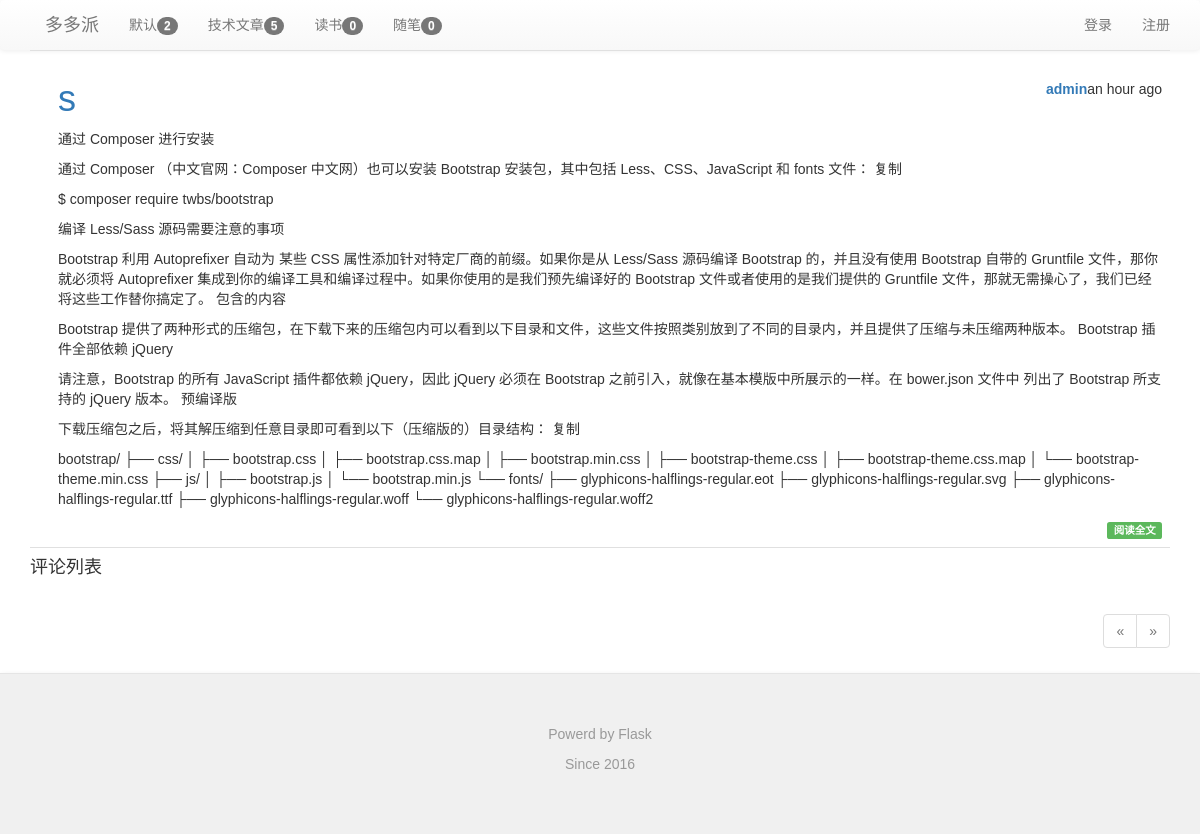
Screenshot of /post/8 with the database file from the repository.
### app/models.py (models this page shows, shortened)
class Category(db.Model):
    __tablename__ = 'categories'
    id = db.Column(db.Integer,primary_key=True)
    name = db.Column(db.String(64),unique=True)
    posts = db.relationship('Post',backref='category',lazy='dynamic')

class Post(db.Model):
    __tablename__ = 'posts'
    id = db.Column(db.Integer,primary_key=True)
    title = db.Column(db.Text(128))
    body = db.Column(db.Text)
    body_html = db.Column(db.Text)
    timestamp = db.Column(db.DateTime,index=True,default=datetime.utcnow)
    auth_id = db.Column(db.Integer,db.ForeignKey('users.id'))
    category_id = db.Column(db.Integer,db.ForeignKey('categories.id'))
    comments = db.relationship('Comment',backref='post',lazy='dynamic')
    visits = db.Column(db.Integer,nullable=False,default=int(10))

class User(UserMixin, db.Model):
    __tablename__ = 'users'
    id = db.Column(db.Integer, primary_key=True)
    email = db.Column(db.String(64), unique=True, index=True)
    username = db.Column(db.String(64), unique=True, index=True)
    role_id = db.Column(db.Integer, db.ForeignKey('roles.id'))
    password_hash = db.Column(db.String(128))
    confirmed = db.Column(db.Boolean, default=False)
    name = db.Column(db.String(64))
    location = db.Column(db.String(64))
    about_me = db.Column(db.Text())
    member_since = db.Column(db.DateTime(), default=datetime.utcnow)
    last_seen = db.Column(db.DateTime(), default=datetime.utcnow)
    posts = db.relationship('Post',backref='author',lazy='dynamic')
    followed = db.relationship('Follow',
                               foreign_keys=[Follow.follower_id],
                               backref=db.backref('follower',lazy='joined'),
                               lazy='dynamic',cascade='all,delete-orphan')
    followers = db.relationship('Follow',
                                foreign_keys=[Follow.followed_id],
                                backref=db.backref('followed',lazy='joined'),
                                lazy='dynamic',cascade='all,delete-orphan')
    sendto = db.relationship('Message',
                             foreign_keys=[Message.sendto_id],
                             backref=db.backref('sendto',lazy='joined'),
                             lazy='dynamic',cascade='all,delete-orphan'
                             )
    author = db.relationship('Message',
                             foreign_keys=[Message.author_id],
                             backref=db.backref('author',lazy='joined'),
                             lazy='dynamic',cascade='all,delete-orphan'
                             )
    comments = db.relationship('Comment',backref='author',lazy='dynamic')
    starposts = db.relationship('Post',secondary='stars',backref=db.backref('stared',lazy='joined'),lazy='joined')
    @property
    def password(self):
        raise AttributeError('password is not a readable attribute')

### app/main/views.py (the view, shortened to what this page needs)
@main.route('/post/<int:id>',methods=['GET','POST'])
def post(id):
    post = Post.query.get_or_404(id)
    post.visits += int(1)
    print 'visit plus 1'
    form = CommentForm()
    page = request.args.get('page',1,type=int)
    if page == -1:
        page = (post.comments.count()-1) // \
            current_app.config['FLASKY_COMMENTS_PER_PAGE']+1
    pagination = post.comments.order_by(Comment.timestamp.asc()).paginate(
        page,per_page=current_app.config['FLASKY_COMMENTS_PER_PAGE'],
        error_out = False
    )
    comments = pagination.items
    return render_template('post.html',posts=[post],form=form,
                           comments=comments,pagination=pagination,post=post)

### app/auth/views.py (called while the page is built)
@auth.before_app_request
def before_request():
    if current_user.is_authenticated:
        current_user.ping()
        if not current_user.confirmed \
            and request.endpoint[:5] != 'auth.' \
            and request.endpoint != 'static':
            return redirect(url_for('auth.unconfirmed'))

### app/main/__init__.py (called while the page is built)
@main.app_context_processor
def inject_permission():
    return dict(Permission=Permission)

### app/main/views.py (called while the page is built)
@main.before_app_request
def before_request(): #定义全局变量
    g.categories=Category.query.all()
    g.hotpost = Post.query.order_by(Post.visits.desc()).all()

@main.after_app_request
def after_request(response):
    for query in get_debug_queries():
        if query.duration >= current_app.config['FLASKY_SLOW_DB_QUERY_TIME']:
            current_app.logger.warning(
                'Slow query:%s\nParameters: %s\nDuration: %fs\nContext: %s\n'
                %(query.statement,query.parameters,query.duration,query.context)
            )
    return response

### app/models.py (called while the page is built)
    def can(self, permissions):
        return False

### app/templates/post.html (shortened to what this page needs)
{% extends "base.html" %}
{% import "bootstrap/wtf.html" as wtf %}
{% import "_macros.html" as macros %}
{% block page_content %}
{% include "_posts.html" %}
<h4 id="comments">评论列表</h4>
{% if pagination %}
<div class="pagination">
    {{ macros.pagination_widget(pagination,'.post',fragment='#comments',id=posts[0].id)}}
</div>
{% endif %}
{% endblock %}

### app/templates/base.html (shortened to what this page needs)
{% extends "bootstrap/base.html" %}
{% block head %}
{{ super() }}
<link rel="stylesheet" type="text/css" href="{{ url_for('static', filename='css/bootstrap.css') }}">
<link rel="stylesheet" type="text/css" href="{{ url_for('static', filename='css/bootstrap.min.css') }}">
<link rel="stylesheet" type="text/css" href="{{ url_for('static', filename='css/bootstrap-theme.css') }}">
<link rel="stylesheet" type="text/css" href="{{ url_for('static', filename='css/bootstrap-theme.min.css') }}">
<link rel="stylesheet" type="text/css" href="{{ url_for('static', filename='styles.css') }}">
{% endblock %}
{% block navbar %}
<div class="nav navbar-default">
    <div class="container">
        <div class="navbar-header">
            <a class="navbar-brand" href="/">多多派</a>
        </div>
            <ul class="nav navbar-nav">
            {% for category in g.categories %}
                <li><a href="{{ url_for('main.category',id=category.id)}}">{{category.name}}<span class="badge">{{category.posts.count()}}</span></a></li>
            {% endfor %}
            </ul>
            <ul class="nav navbar-nav navbar-right">
                <li><a href="{{url_for('auth.register')}}">注册</a></li>
            </ul>
            <ul class="nav navbar-nav navbar-right">
                {% if current_user.is_authenticated %}
                <li class="dropdown">
                    <a href="#" class="dropdown-toggle" data-toggle="dropdown">{{current_user.username}}的账号<b class="caret"></b></a>
                    <ul class="dropdown-menu">
                        <li><a href="{{ url_for('auth.change_password') }}">修改密码</a></li>
                        <li><a href="{{ url_for('auth.change_email_request') }}">修改邮箱</a></li>
                        <li><a href="{{ url_for('main.profile',username=current_user.username) }}">用户资料</a></li>
                        <li><a href="{{ url_for('auth.logout') }}">退出登录</a></li>
                    </ul>
                </li>
                {% else %}
                <li><a href="{{ url_for('auth.login') }}">登录</a></li>
                {% endif %}
             </ul>
        </div>
   </div>
{% endblock %}
{% block content %}
<div class="container">
    {% block page_content %}{% endblock %}
</div>
<div class="nav navbar-default">
  <footer class="blog-footer">
      <p>Powerd by Flask</p>
      <p>Since 2016</p>
  </footer>
</div>
{% endblock %}

### app/templates/_posts.html (shortened to what this page needs)
<ul class="posts">
    {% for post in posts %}
    <li class="post">
        <div class="post-content">
            <div class="post-date">{{ moment(post.timestamp).fromNow() }}</div>
            <div class="post-auth"><a href="{{ url_for('.profile',username=post.author.username) }}">{{ post.author.username }}</a></div>
            <div class="post-title text-primary">
                {% if post.title %}
                <h1>{{ post.title }}</h1>
                {% endif %}
            </div>
            <div class="post-body">
                {% if post.body_html %}
                    {{ post.body_html| safe }}
                {% else %}
                    {{ post.body }}
                {% endif %}
            </div>
            <div class="post-footer">
                <a href="{{ url_for('.post',id=post.id) }}">
                    <span class="label label-success">阅读全文</span>
                </a>
            </div>
        </div>
    </li>
    {% endfor %}
</ul>

### app/static/styles.css (style rules this page uses)
body,button, input, select, textarea,h1 ,h2, h3, h4, h5, h6 { font-family: Microsoft YaHei , Tahoma, Helvetica, Arial, "\5b8b\4f53"; }
ul.posts { list-style-type: none; padding: 0px; margin: 0px 0px 0px 0px; border-top: 1px solid #e0e0e0; }
ul.posts li.post { padding: 8px; border-bottom: 1px solid #e0e0e0; }
div.post-date { float: right; }
div.post-auth { float: right; font-weight: bold; }
div.post-content { margin-left: 20px; min-height: 20px; }
div.post-footer { text-align:right; }
div.pagination { width: 100%; text-align: right; padding: 0px; margin: 0px; }
footer.blog-footer { padding: 50px; color: #999; text-align: center; background-color: #f0f0f0; border-top: 1px solid #e5e5e5; }

### rows the page displays
Category: name "默认", posts.count "2"
Category: name "技术文章", posts.count "5"
Category: name "读书", posts.count "0"
Category: name "随笔", posts.count "0"
Post: timestamp "an hour ago", author.username "admin", title "s", body_html "通过 Composer 进行安装 通过 Composer （中文官网：Composer 中文网）也可以安装 Bootstrap 安装包，其中包括 Less、CSS、JavaScript 和 fonts 文件： 复制 $ composer require twbs/bootstrap 编译 Less/Sass 源码需要注意的事项 Bootstrap 利用 Autoprefixer 自动为 某些 CSS 属性添加针对特定厂商的前缀。如果你是从 Less/Sass 源码编译 Bootstrap 的，并且没有使用 Bootstrap 自带的 Gruntfile 文件，那你就必须将 Autoprefixer 集成到你的编译工具和编译过程中。如果你使用的是我们预先编译好的 Bootstrap 文件或者使用的是我们提供的 Gruntfile 文件，那就无需操心了，我们已经将这些工作替你搞定了。 包含的内容 Bootstrap 提供了两种形式的压缩包，在下载下来的压缩包内可以看到以下目录和文件，这些文件按照类别放到了不同的目录内，并且提供了压缩与未压缩两种版本。 Bootstrap 插件全部依赖 jQuery 请注意，Bootstrap 的所有 JavaScript 插件都依赖 jQuery，因此 jQuery 必须在 Bootstrap 之前引入，就像在基本模版中所展示的一样。在 bower.json 文件中 列出了 Bootstrap 所支持的 jQuery 版本。 预编译版 下载压缩包之后，将其解压缩到任意目录即可看到以下（压缩版的）目录结构： 复制 bootstrap/ ├──…"
